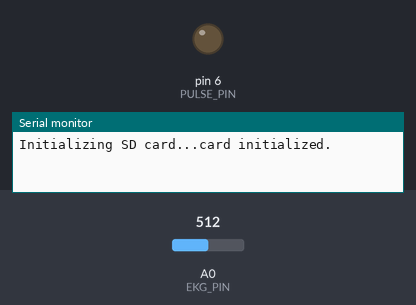
Simulated run of this sketch. Board: Arduino Uno, built with avr-gcc and run on an emulated ATmega328P. Shown: output pins drawn as LEDs (lit = HIGH), the last lines printed to the serial monitor. The test bench sets the inputs (shaded band); at power-on: A0 (EKG_PIN) = 512. Storage starts empty.

Above: at 1.2 s.
1.3 s: A0 (EKG_PIN) set to 735
3.5 s: A0 (EKG_PIN) set to 751
At 4.4 s:
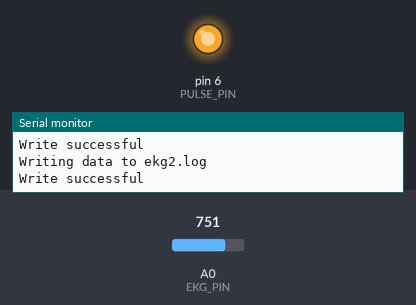
5.0 s: A0 (EKG_PIN) set to 900
At 5.9 s:
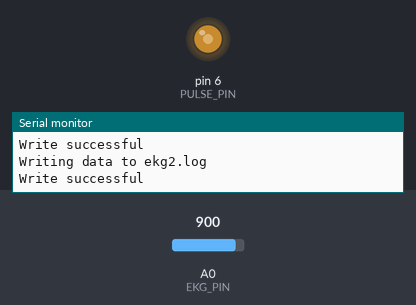
Timing chart, 0 to 8.0 s (numbered marks = the images above; inputs shaded):
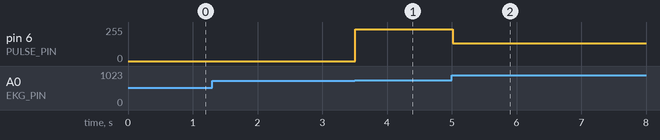

The sketch:

EKGFieldMonitorRevB.ino
```cpp
///////////////////////////////////////////////////////////////
//  EKGFieldMonitorRevB
//  A simplified program to send out the
//  EKG readings from the Olimex EKG shield
//  Each reading includes a time delta since the last reading
//  (measured in milliseconds) and a value (0-23).
//
//  Miles Porter, Painted Harmony Group, Inc
//
//  April 18, 2016
///////////////////////////////////////////////////////////////

#include <SPI.h>
#include <SD.h>

const int EKG_PIN=0;
const int PULSE_PIN=6;
const int WRITE_PIN=3;
const int PAUSE=20;
long lastTimeStamp=0;
byte samples[100];
byte deltaT[100];
int cur_counter = 0;
long log_num = 0;

const int chipSelect = 4;

void setup() {
  // put your setup code here, to run once:
  Serial.begin(57600);
  while (!Serial) {
    ; // wait for serial port to connect. Needed for native USB port only
  }


  Serial.print("Initializing SD card...");

  // see if the card is present and can be initialized:
  if (!SD.begin(chipSelect)) {
    Serial.println("Card failed, or not present");
    // don't do anything more:
    return;
  }
  Serial.println("card initialized.");
}

void loop() {
  // Get the EKG value
  int ekg = analogRead(EKG_PIN);

  //  Calculate the DeltaT
  long timeStamp = millis();
  int dt = int(timeStamp - lastTimeStamp);
  lastTimeStamp = timeStamp;

  //  If this is a pulse signal, turn on the PULSE_PIN
  if (ekg > 750) {
    analogWrite(PULSE_PIN,ekg);
  } else {
    analogWrite(PULSE_PIN, 0);
  }
  samples[cur_counter] =(byte) map(ekg,0,1024,0,255);
  deltaT[cur_counter] = (byte) dt;
  cur_counter++;

  if (cur_counter>99) {
    cur_counter=0;
    writeSamples();
  }
  delay(PAUSE);
}

void writeSamples() { //Simulate Writing to the SD Card.
  digitalWrite(WRITE_PIN, HIGH);
  log_num++;
  String log_str = (String) log_num;
  String filename = "ekg" + log_str + ".log";
  Serial.println("Writing data to " + filename);
  File dataFile = SD.open(filename, FILE_WRITE);

  // if the file is available, write to it:
  if (dataFile) {
    for(int i=0;i<100;i++) {
      dataFile.print(samples[i]);
      dataFile.print(", ");
      dataFile.println(deltaT[i]);
    }
    dataFile.close();
    Serial.println("Write successful");
    // if the file isn't open, pop up an error:
  } else {
    Serial.println("error opening datalog.txt");
   }
  digitalWrite(WRITE_PIN, LOW);
}
```

Measured:
- the behaviour switches between 750 and 751 on A0 (EKG_PIN) (found by bisection; images 0 and 1)
- after the input at 3.5 s, pin 6 (PULSE_PIN): 0/255 → 239/255 at once
- after the input at 5.0 s, pin 6 (PULSE_PIN): 239/255 → 132/255 at once
